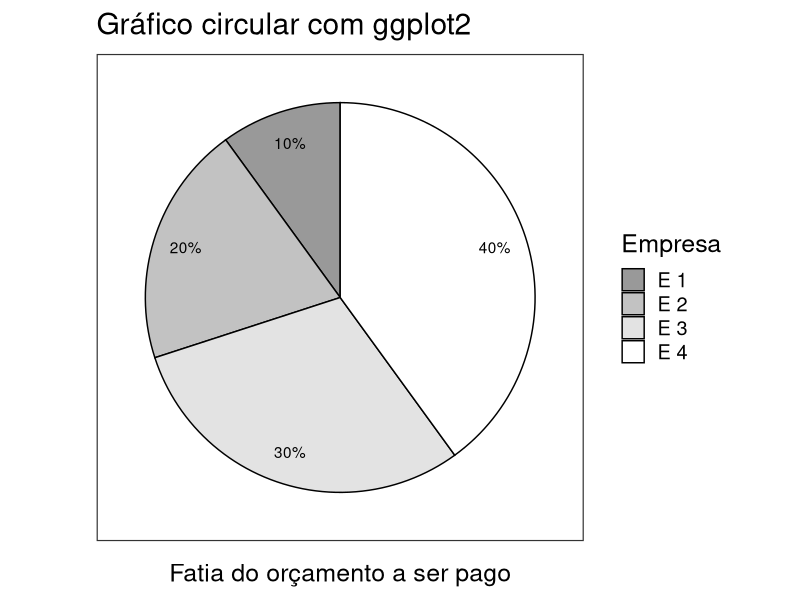

Generate this figure with R:
#Gráfico circular (pizza) por ggplot2
#Gráfico de barras (empilhado, 1 coluna) + coordenadas polar = gráfico de circular

#Bibliotecas
library(readr) #Leitura de dados
library(magrittr) #Operador pipe %>%, concatena linhas de comando
library(dplyr) #Manipulação de dados
library(tidyr) #Organização de dados
library(tibble) #Estruturação de data.frame
library(ggplot2) #Elaboração de gráficos
library(grid) #Adicionar funções gráficas ao sistema ggplot2 e é um pacote gráfico também
library(patchwork) #Layout, juntar ggplot no mesmo gráfico

#Organizando dados
d <- data.frame(orcamento = c(10,20,30,40),
                Empresa = c(paste("E",1:4)))

#Plotando gráficio
d %>% 
  ggplot(aes(x = 1, weight = orcamento, 
             fill = Empresa))+ #Gráfico de barras empilhado e coluna única, com variável de agrupamento.
  geom_bar(color = "black")+
  coord_polar(theta = "y")+ #Transforma variável y em polar e o gráfico de barras em circular.
  geom_text(x = 1.3,
            aes(y = cumsum(orcamento[4:1]) - orcamento[4:1]/2, 
                label = paste0(100*round(orcamento[4:1]/sum(orcamento[4:1]),3), "%")))+
  scale_x_continuous(breaks = NULL)+ #Retirar a escala x
  scale_y_continuous(breaks = NULL)+ #Retirar a escala y
  labs(title = "Gráfico circular com ggplot2",
       x = "",
       y = "Fatia do orçamento a ser pago")+
  theme_bw(base_size = 18)+ #Tema e tamanho da fonte base.
  theme(panel.grid = element_blank())+ #Não atribui nenhum valor as grades (sem desenho).
  scale_fill_grey(start = 0.6, end = 1) #Escala de cores cinza.

#Fechando dispositivo gráfico
dev.off()
